Frame 1 (no input): blank canvas, image omitted
Frame 60 (no input): blank canvas, image omitted
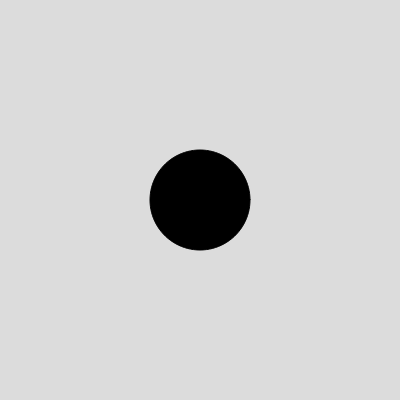
Frame 120 (the mouse pressed at the canvas centre since frame 60)

The p5.js sketch whose frames 1 and 60 were blank and that drew this single picture after the mouse press (run headless with seeded random() and noise() and a simulated clock; from frame 60 on, the mouse is pressed at the canvas centre):

// p5.js sketch
// ── sketch.js
let drops = [];

function setup() {
  createCanvas(400, 400);
}

function mousePressed() {
let drop = new Drop(mouseX, mouseY, 50);

for(let other of drops){
  drop.marble(other);
}
drops.push(drop);
}

function draw() {
  background(220);
  for (let drop of drops){
    drop.show();
  }
}

// ── ink.js
const circleDetail = 100;

class Drop{
    constructor(x,y,r){
        this.x = x;
        this.y = y;
        this.r = r;

        this.vertices = [];
        for(let i = 0; i<circleDetail;i++){
            let angle = map(i,0 ,circleDetail, 0 , TWO_PI)
            let v = createVector(cos(angle), sin(angle));
            v.mult(this.r);
            v.add(this.x, this.y);
            this.vertices[i]=v;
        }
    }

    show(){
        fill(0);
     beginShape();
        for(let v of this.vertices){
            vertex(v.x, v.y);
        }
        endShape(CLOSE);
    }
}
